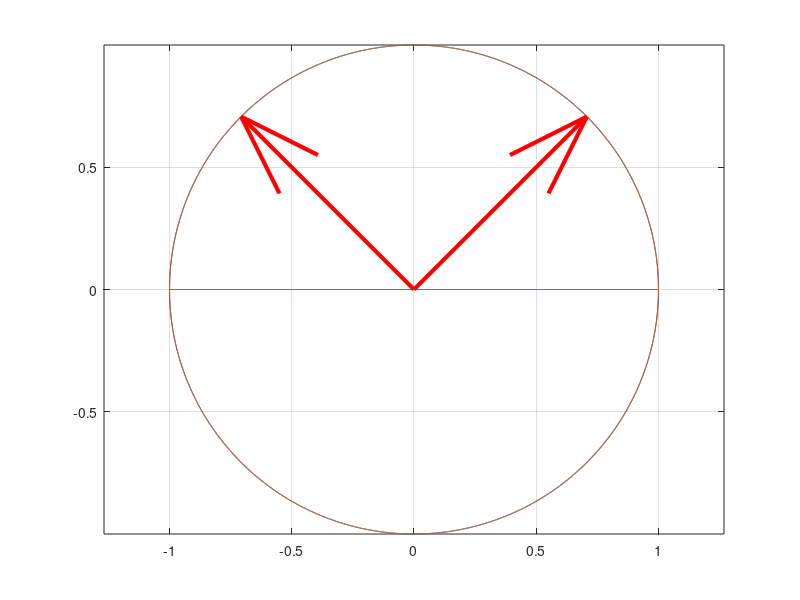

The MATLAB script that drew this image: (Note: this script raises an error after producing the figure.)
A = [4 0;
   3 -5;];
[U, S, V] = svd(A);
SignChanger = [1 0; 0 -1;];
U = U * SignChanger;
V = V * SignChanger;
HASIL = V(1:2, 1);
JariKuadrat = HASIL(1,1)*HASIL(1,1) + HASIL(2,1) * HASIL(2,1);
Jari2 = sqrt(JariKuadrat);
x = -Jari2 : 0.001 : Jari2;
x = [x Jari2];
[mx, nx] = size(x);
y1 = zeros(1, nx);
y2 = zeros(1, nx);
for i = 1:nx
    y1(1, i) = sqrt(JariKuadrat - x(1, i)*x(1,i));
    y2(1, i) = -sqrt(JariKuadrat - x(1, i)*x(1,i));
end
x = [x x];
y = [y1 y2];
plot(x, y, x, y)
hold on
quiver(zeros(1,2), zeros(1,2), V(1, 1:2), V(2,1:2), 'linewidth', 3, 'color', 'r', 'AutoScale','off')
grid on
axis equal
xline(0)
yline(0)